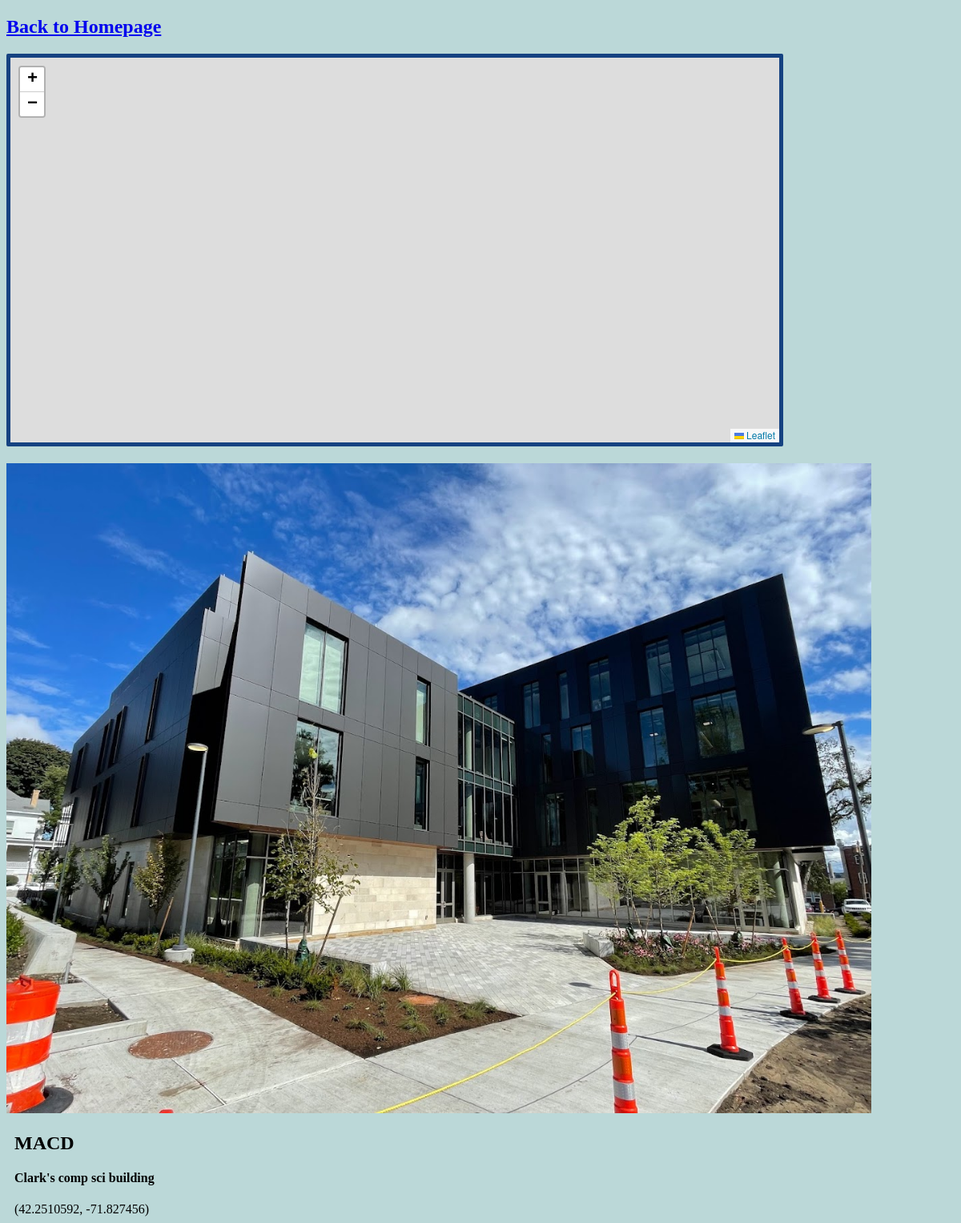
/home/5/, run on the app's committed database.
### maps/models.py (models this page shows)
class Spot(models.Model):
    spot_name = models.CharField(max_length=64)
    spot_description = models.CharField(max_length=256)
    spot_latitude = models.FloatField(default=0)
    spot_longitude = models.FloatField(default=0)
    photo = models.ImageField(upload_to = "media/spotPhotos")

### maps/views.py (the view)
# urls.py: path("<int:spot_id>/", views.SpotPage, name="spot home"),
def SpotPage(request, spot_id):
    spot_list = Spot.objects.filter(id=spot_id)
    cord_list = Spot.objects.filter(id=spot_id).values('id','spot_name','spot_latitude','spot_longitude') # context for javascript (map marker creation)
    context = {
        "spots": list(spot_list),
        "cords": list(cord_list),
    }
    template = loader.get_template("MapSpot.html")
    return HttpResponse(template.render(context, request))

### maps/templates/MapSpot.html (shortened to what this page needs)
{% extends 'HomeSpot.html' %}
{% block content %}
<div id="map" style = "height: 60vh; width: 80vw;"></div>
{% endblock content %}

### maps/templates/HomeSpot.html (shortened to what this page needs)
<!DOCTYPE html>
<html lang="en">
<head>
    <link rel="stylesheet" href="https://unpkg.com/leaflet@1.9.4/dist/leaflet.css" />
</head>
<body class="container">
    <a href="/home/"><h2>Back to Homepage</h2></a>
    {% block content %}{% endblock content %}
    {% if spots %}
        <ul>
            {% for spot in spots %}
                <a href="/home/{{ spot.id }}/">
                <img src="{{ spot.photo.url }}" style="width: 90vw;">
                </a>
                <li> <h2>{{spot.spot_name}}</h2> </li>
                <ul>
                    <li> <h4>{{spot.spot_description}}</h4> </li>
                    <li> ({{spot.spot_latitude}}, {{spot.spot_longitude}}) </li>
                </ul>
            {% endfor %}
        </ul>
    {% endif %}
</body>
</html>

### maps/templates/HomeSpot.html (style rules this page uses)
body { background-color: rgb(187, 216, 216); font-family: "verdana"; }
ul { list-style-type: none; padding: 0; margin: 0; }
li { padding: 0px 10px; margin-bottom: 5px; }
#map { border: 5px solid #154281; border-radius: 2px; margin: 0px; }

### data on the page
Spot: photo (picture), spot_name "MACD", spot_description "Clark's comp sci building", spot_latitude "42.2510592", spot_longitude "-71.827456"
